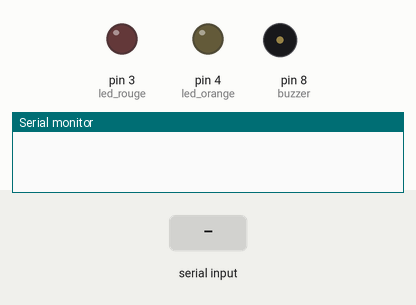
The sketch below on a simulated Arduino Uno, built with avr-gcc and run on an emulated ATmega328P. On the bench: output pins drawn as LEDs (lit = HIGH), buzzer (waves = sounding), the last lines printed to the serial monitor. Dashed ring = blinking. The inputs (shaded band) are chosen by the test bench.

Above: at 0.1 s.
At 2.2 s:
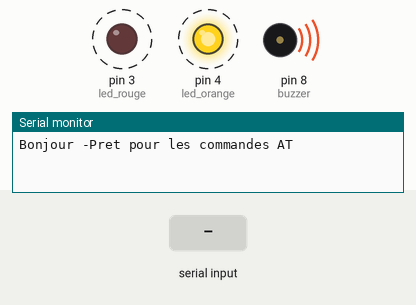
2.3 s: "1" received over the second serial link
Timing chart, 0 to 11.8 s (numbered marks = the images above; inputs shaded):
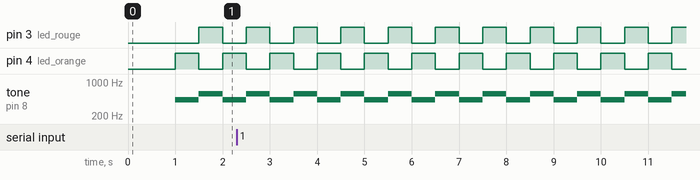

The sketch:

pbluetooth_fonctionnel.ino
```cpp
#include<SoftwareSerial.h>
#define RX 10
#define TX 11
SoftwareSerial BlueT(RX,TX);

int buzzer = 8;
const int led_rouge = 3;
const int led_orange = 4;
char Data;


void setup() {
  pinMode(led_rouge, OUTPUT);
  pinMode(led_orange,OUTPUT);
  Serial.begin(9600);
  delay(500);
  Serial.println("Bonjour -Pret pour les commandes AT");
  BlueT.begin(9600);
  delay(500);
  }


void loop() {
  //Du module vers le moniteur
  while (BlueT.available()) {
    Serial.print(char(BlueT.read())); }
  //Du moniteur vers le module
  while (Serial.available()) {
    BlueT.write(char(Serial.read())); }

  digitalWrite(led_rouge, LOW);
  digitalWrite(led_orange,HIGH);
  tone(buzzer, 435);
  delay(500);
  digitalWrite(led_rouge,HIGH);
  digitalWrite(led_orange, LOW);
  tone(buzzer,580);
  delay(500);


}
```

Measured:
- by itself, pin 3 (led_rouge), pin 4 (led_orange): alternates HIGH for 0.50 s and LOW for 0.50 s
- by itself, tone on pin 8 (buzzer): alternates 580 Hz for 0.50 s and 435 Hz for 0.50 s
